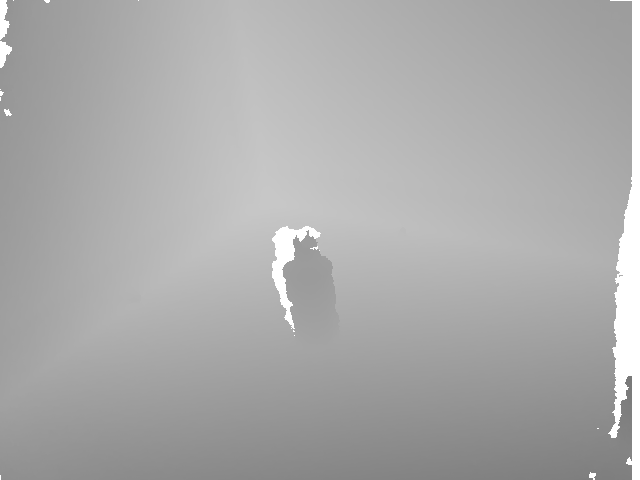
#> input picture Test/segmentation_test/depth_1.png, 640 x 480 px; its folder holds only this picture in this run
$ python -i segmentation_test.py   (imports and definitions only)
#> lines starting #> are read from the running program, lines starting #| are printed output that depends on the picture
#> further down, picture is the input picture: shape (480, 640, 3); min 120, max 255, mean 170.7
#!/usr/bin/env python3
import os
import numpy as np
import cv2
import freenect

# [43 lines left out: functions pretty_depth, pretty_depth_cv, video_cv, not called in this run]

def get_depth():
    return pretty_depth_cv(freenect.sync_get_depth()[0])


def get_video():
    return video_cv(freenect.sync_get_video()[0])

print_images=True

# [50 lines left out: functions mouseRGB, mouse, elaborate, reshape, merge, check_depth and 1 more, not called in this run]

def change_brightness(img, value=30):
#> called with value = 30
    hsv = cv2.cvtColor(img, cv2.COLOR_BGR2HSV)
#> hsv: shape (480, 640, 3); mean H, S, V 0, 0, 170.7
    h, s, v = cv2.split(hsv)
#> h: shape (480, 640); every value is 0
    v = cv2.add(v,value)
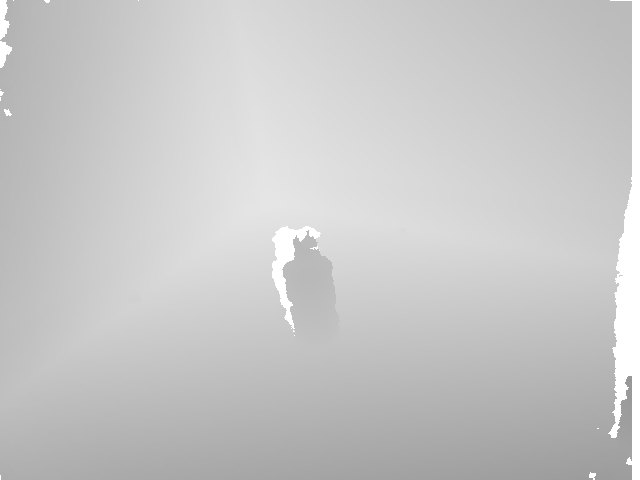
#> v: shape (480, 640); min 150, max 255, mean 199.9
    v[v > 255] = 255
    v[v < 0] = 0
    final_hsv = cv2.merge((h, s, v))
#> final_hsv: shape (480, 640, 3); mean H, S, V 0, 0, 199.9
    img = cv2.cvtColor(final_hsv, cv2.COLOR_HSV2BGR)
    return img

# [16 lines left out: function calculate_homography, not called in this run]

def apply_homography(image,h,shape):
    im_out = cv2.warpPerspective(image, h, (shape[1],shape[0]))
    return im_out


# [54 lines left out: functions segment_image, segment_video, not called in this run]

# [2 lines not run here, left out]

>>> import cv2
>>> picture = cv2.imread('depth_1.png')
>>> result = change_brightness(picture)
